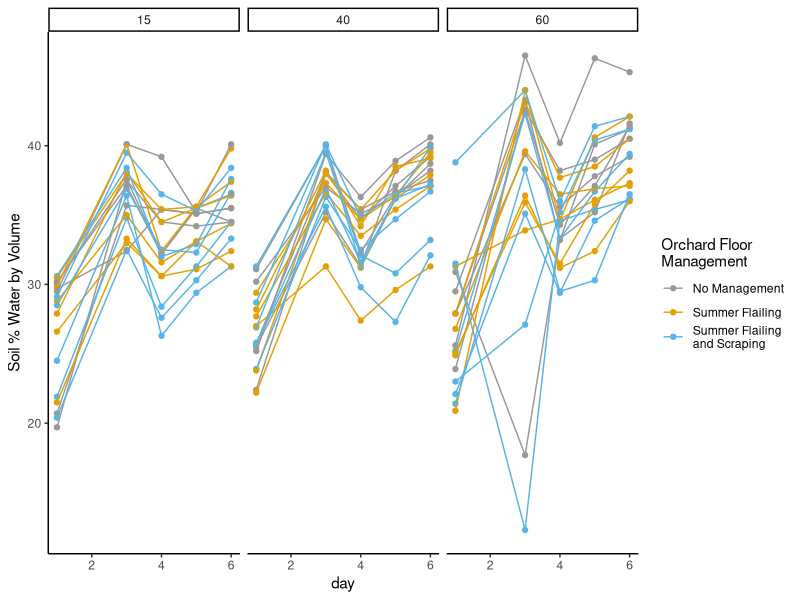
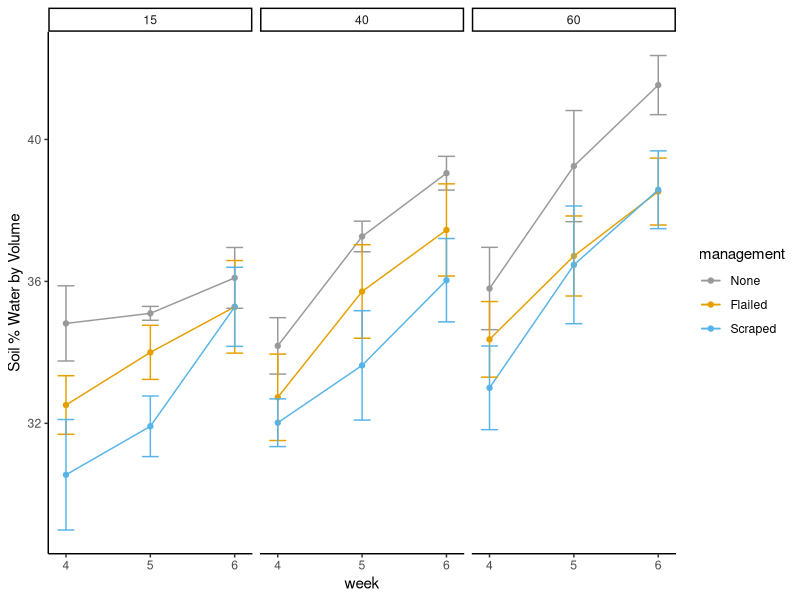

Write R code to recreate these figures, in order. (Note: this script raises an error after producing the figures.)
##read library in tidyverse
library(tidyverse)
library(ggpubr)

#set the theme for all plots to black and white
theme_set(theme_classic())

#read the data from 2019, make a dataframe with only the columns we want
moisture20i<-read_csv("soil_moisture_2020.csv")
colnames(moisture20i)<-c("age", "block", "management", "seedmix", "407", "424", "501", "510", "517")
moisture20<-moisture20i%>%
  gather("date", "moisture", 5:9)%>%
  filter(!is.na(moisture), moisture!="-")%>%
  separate(moisture, into=c("moisture", "delete"), sep="/")%>%
  select(-delete)%>%
  mutate(moisture=as.numeric(moisture), date=as.integer(date))%>%
  filter(!is.na(age))%>%
  mutate(week=ifelse(date==407, 1, ifelse(date==424, 3, ifelse(date==501, 4, ifelse(date==510, 5, 6)))))

moisture20$management<-factor(moisture20$management, levels=c("None", 
                                                              "Flailed", 
                                                              "Scraped"))
moisture20$seedmix<-factor(moisture20$seedmix, levels=c("Control", "Annuals", "Perennials", "Other"))

#function to calculate standard error
calcSE<-function(x){
  x <- x[!is.na(x)]
  sd(x)/sqrt(length(x))
}

ggplot(data=subset(moisture20, seedmix=="Control"), aes(x=week, y=moisture, color=management)) + 
  geom_point()+
  geom_line(aes(group=interaction(block, management)))+
  facet_wrap(~age)+
  labs(x="day", y="Soil % Water by Volume")+
  scale_color_manual(values=c("#999999", "#E69F00", "#56B4E9"), 
                     name="Orchard Floor \nManagement",
                     breaks=c("None", "Flailed", "Scraped"),
                     labels=c("No Management", "Summer Flailing", "Summer Flailing \nand Scraping"))


#get means and standard error to simplify weekly plot
m20_agg<-moisture20%>%
  group_by(management, age, week ,seedmix)%>%
  summarize(mean_moisture=mean(moisture),
            se_moisture=calcSE(moisture))

#controls by management
ggplot(data=subset(m20_agg, seedmix=="Control"&week>3), aes(x=week, y=mean_moisture, color=management)) + facet_grid(~age)+
  geom_point()+
  geom_line()+
  geom_errorbar(aes(ymin=mean_moisture-se_moisture, ymax=mean_moisture+se_moisture), width=.2)+
 labs(x="week", y="Soil % Water by Volume")+
  scale_color_manual(values=c("#999999", "#E69F00", "#56B4E9"), )+scale_x_continuous(breaks=c(4, 5, 6))
               
################################################################################################################
##### 2020 moisture~age*management stats
TukeyHSD(aov(moisture~management+as.factor(week), data = subset(moisture20, age==15&week>3)))
TukeyHSD(aov(moisture~management+as.factor(week), data = subset(moisture20, age==40&week>3)))
TukeyHSD(aov(moisture~management+as.factor(week), data = subset(moisture20, age==60&week>3)))
# ALWAYS SIGNIFICANT, ALWAYS unmanaged>flailed>scraped (when considered as main effects)
TukeyHSD(aov(moisture~management+as.factor(age), data = subset(moisture20, week>3))) 
# treatments no sd, but first weeks 15>60>40 moisture (more open=more moisture)

TukeyHSD(aov(moisture_loss~management, data = subset(mmloss1, age=="40 years old")) ) 
# not sig
################################################################################################################


#seedmixes compared
ggplot(data=subset(m20_agg, week>3), aes(x=week, y=mean_moisture, color=seedmix)) + facet_grid(management~age)+
  geom_point()+
  geom_line()+
  geom_errorbar(aes(ymin=mean_moisture-se_moisture, ymax=mean_moisture+se_moisture), width=.2)+
  labs(x="week", y="Soil % Water by Volume")+
  scale_color_manual(values=c("#999999", "#E69F00", "#56B4E9", "darkred"), )+scale_x_continuous(breaks=c(4, 5, 6))

moisture20_consolidated<-moisture20%>%
  mutate(management=ifelse(management=="Flailed"|management=="Scraped", "Managed", "Unmanaged"))
################################################################################################################
##### 2020 moisture~seedmix*age stats
# in managed plots, how does native compare with OSU (surprisingly well!)
TukeyHSD(aov(moisture~seedmix+as.factor(week), data = subset(moisture20_consolidated, age==15&week>3&management=="Managed")))
TukeyHSD(aov(moisture~seedmix+as.factor(week), data = subset(moisture20_consolidated, age==40&week>3&management=="Managed")))
TukeyHSD(aov(moisture~seedmix+as.factor(week), data = subset(moisture20_consolidated, age==60&week>3&management=="Managed")))

#in unmanaged plots, does megamix help? - not in 15 or 60, mega better than both A/P in 40 (which are indistinguishable), 
TukeyHSD(aov(moisture~seedmix+as.factor(week), data = subset(moisture20_consolidated, age==15&week>3&management=="Unmanaged")))
TukeyHSD(aov(moisture~seedmix+as.factor(week), data = subset(moisture20_consolidated, age==40&week>3&management=="Unmanaged")))
TukeyHSD(aov(moisture~seedmix+as.factor(week), data = subset(moisture20_consolidated, age==60&week>3&management=="Unmanaged")))

################################################################################################################


